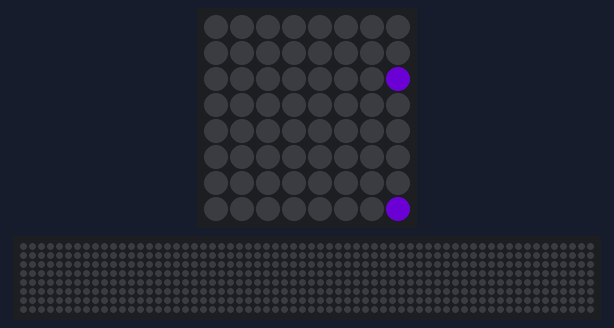
Recording of a program running on a simulated Raspberry Pi (BCM pin numbers) with a Sense HAT. Shown: the Sense HAT's 8×8 RGB LED matrix, a strip that is not on the board, showing the scrolling text unrolled. Dim RGB values are drawn brighter than linear; the clock reads 2024-03-15 10:24:30 at power-on unless the program sets it; random numbers come from a fixed seed; the 64×8 strip is a reading aid, not a part: it shows the text the matrix is scrolling, unrolled, one strip-width of it at a time; what the program prints to the terminal is not drawn.

Above: at 0.19 s.
At 2.1 s:
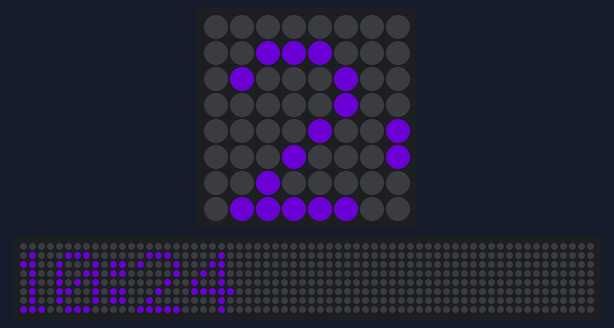
At 3.31 s:
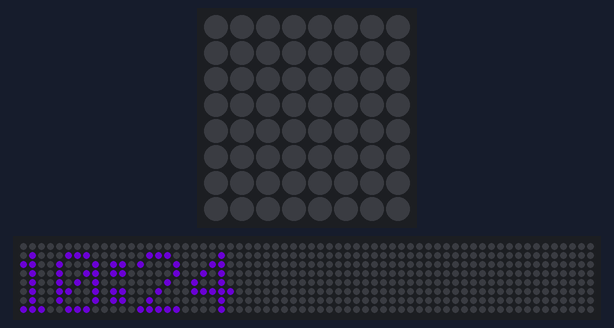
At 4.1 s:
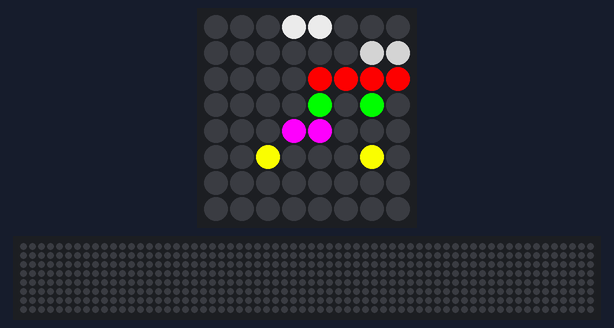
At 11.93 s:
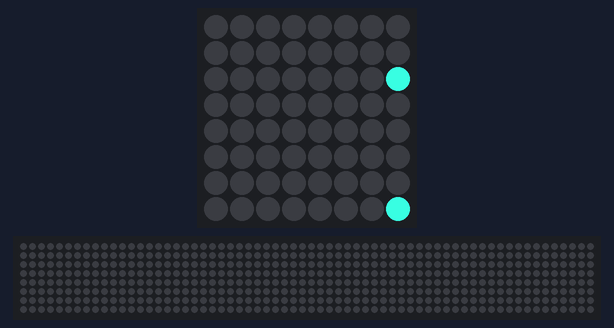
At 17.1 s:
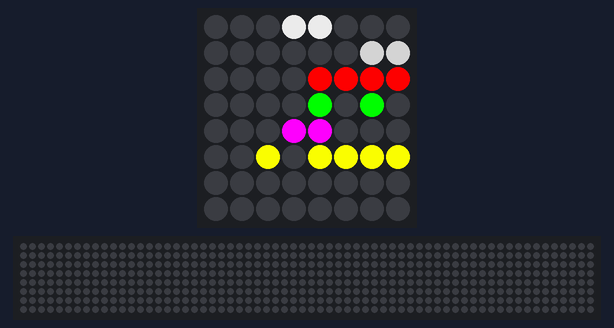

Measured:
- what the display in image 5 shows lasts 1.0 s, from 17.0 s to 18.0 s

The program:

sensehat_binaryclockscroll.py
```python
#!/usr/bin/env python

from sense_hat import SenseHat
import time, datetime
import datetime
from random import randint
from time import sleep

hat = SenseHat()
sense = SenseHat()

print ("Day of the week:", datetime.date.today().strftime("%j"))
print ("Month of year: ", datetime.date.today().strftime("%B"))
print ("Current date and time: " , datetime.datetime.now())

year_color = (192, 192, 192)    #(0, 255, 0)
month_color = (128, 128, 128)
day_color = (255, 0, 0)
hour_color = (0, 255, 0)
minute_color = (255, 0, 255)      #(0, 0, 255)
second_color = (255, 255, 0)
hundrefths_color = (127, 127, 127)

off = (0, 0, 0)

hat.clear()

def display_binary(value, row, color):
	binary_str = "{0:8b}".format(value)
	for x in range(0, 8):
		if binary_str[x] == '1':
			hat.set_pixel(x, row, color)
		else:
			hat.set_pixel(x, row, off)

while True:

        #day = datetime.date.today().strftime("%j")
        #sense.set_rotation(180)
        #red = (255, 0, 0)
        #sense.show_message(day, text_colour=red)

        #today = datetime.date.today().strftime("%B")
        #sense.set_rotation(180)
        #red = (255, 0, 0)
        #sense.show_message(today, text_colour=red)

        #date = datetime.datetime.now().strftime("%d.%B %Y-%H:%M")
        date = datetime.datetime.now().strftime("%H:%M")
        #sense.set_rotation(180)
        r = randint(0, 255)
        g = randint(0, 255)
        b = randint(0, 255)
        col = (r, g, b)
        sense.show_message(date, text_colour=col)
        sleep(0.5)

        n = 1000
        while 1 < n:
                n = n-1
                t = datetime.datetime.now()
                display_binary(t.year % 100, 0, year_color)
                display_binary(t.month, 1, month_color)
                display_binary(t.day, 2, day_color)
                display_binary(t.hour, 3, hour_color)
                display_binary(t.minute, 4, minute_color)
                display_binary(t.second, 5, second_color)
                #display_binary(t.microsecond / 10000, 6, hundrefths_color)
                #display_binary(t.microsecond, 6, hundrefths_color)
                time.sleep(0.0001)
```
